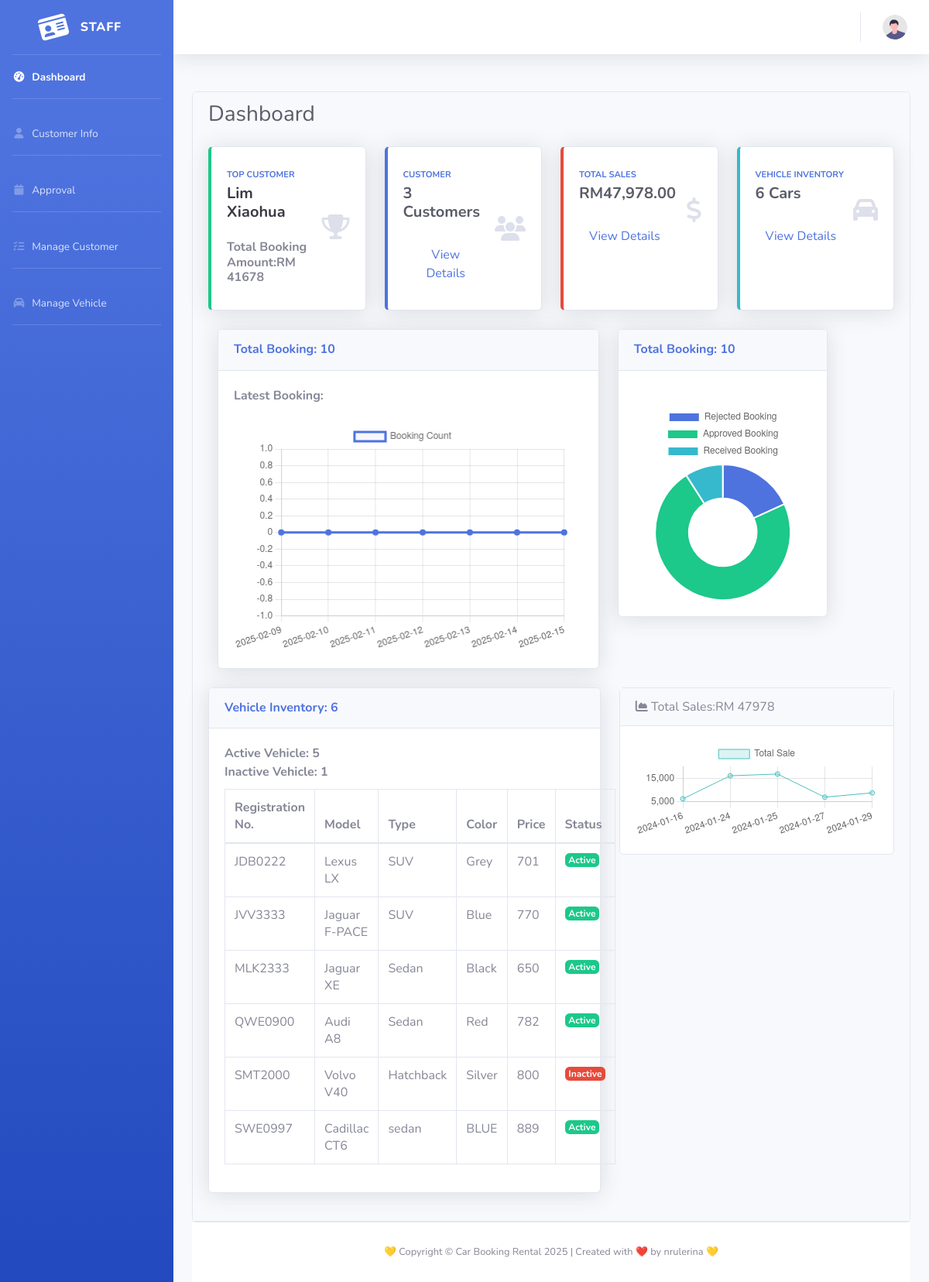
Screenshot of /rental/staffmain.php (signed in) with the database file from the repository.
### tables this page shows
CREATE TABLE `tb_user` (
  `u_ic` varchar(15) NOT NULL,
  `u_pwd` varchar(255) NOT NULL,
  `u_name` varchar(100) NOT NULL,
  `u_phone` varchar(20) NOT NULL,
  `u_email` varchar(50) DEFAULT NULL,
  `u_add` varchar(200) NOT NULL,
  `u_lic` varchar(20) NOT NULL,
  `u_type` int(2) NOT NULL,
  `u_state` int(5) DEFAULT NULL
);

CREATE TABLE `tb_vehicle` (
  `v_req` varchar(10) NOT NULL,
  `v_model` varchar(50) NOT NULL,
  `v_type` varchar(20) NOT NULL,
  `v_color` varchar(20) DEFAULT NULL,
  `v_price` float NOT NULL,
  `v_status` enum('active','inactive') DEFAULT 'active'
);

### rental/staffmain.php (the view, shortened to what the rows shown need)
<?php
include('dbconnect.php');
$sql_user = "SELECT * FROM `tb_user` WHERE `u_type` = '2'";
$result_user = $con->query($sql_user);
$sql_category = "SELECT * FROM `tb_vehicle`";
$result_category = $con->query($sql_category);
$sql_product = "SELECT * FROM `tb_booking`";
$result_product = $con->query($sql_product);
$sql_rejected = "SELECT * FROM `tb_booking` WHERE `b_status` = '3'";
$result_rejected = $con->query($sql_rejected);
$sql_table = "SELECT * FROM tb_vehicle";
$result_table = mysqli_query($con, $sql_table);
$sql_active= "SELECT * FROM `tb_vehicle` WHERE `v_status` = 'active'";
$result_active = $con->query($sql_active);
$sql_inactive= "SELECT * FROM `tb_vehicle` WHERE `v_status` = 'inactive'";
$result_inactive = $con->query($sql_inactive);
$dayData = array();
$dateLabels = array();
for ($i = 0; $i < 7; $i++) {
    $startOfWeek = date('Y-m-d', strtotime('last Sunday'));
    $currentDate = date('Y-m-d', strtotime("$startOfWeek + $i days"));
    $sql_booking_count = "SELECT COUNT(*) AS booking_count FROM `tb_booking`
                          WHERE DATE(b_pdate) = '$currentDate'";
    $result_booking_count = $con->query($sql_booking_count);
    $row_booking_count = $result_booking_count->fetch_assoc();
    $dayData[] = $row_booking_count['booking_count'];
    $dateLabels[] = $currentDate;
}
$dayDataJSON = json_encode($dayData);
$dateLabelsJSON = json_encode($dateLabels);
$sql_approved = "SELECT * FROM `tb_booking` WHERE `b_status` = '1'";
$result_approved = $con->query($sql_approved);
$sql_received = "SELECT COUNT(*) AS received_count FROM `tb_booking` WHERE `b_status` = '1'";
$result_received = $con->query($sql_received);
$count = array(
    'customer' => $result_user->num_rows,
    'vehicle' => $result_category->num_rows,
    'booking' => $result_product->num_rows,
    'rejected' => $result_rejected->num_rows,
    'approved' => $result_approved->num_rows,
    'received' => $result_received->num_rows,
    'active' => $result_active->num_rows,
    'inactive' => $result_inactive->num_rows,
);
$sql = "SELECT b_pdate, SUM(b_total) AS total_sale
        FROM tb_booking
        GROUP BY b_pdate
        ORDER BY b_pdate";
$result = $con->query($sql);
$data = array();
while ($row = $result->fetch_assoc()) {
    $data[] = $row;
}
$data_json = json_encode($data);
?>
<head>
</head>
<body id="page-top">
    <div id="wrapper">
        <?php include 'sidebar2.php'; ?>
        <div id="content-wrapper" class="d-flex flex-column">
            <div id="content">
                <div class="container-fluid">
                    <br>
                    <br>
                     <div class="card card-position">
              <div class="card-header">
                    <div class="d-sm-flex align-items-center justify-content-between mb-4">
                        <h1 class="h3 mb-0 text-gray-800">Dashboard</h1>
                    </div>
                    <div class="row">
<?php
$topCustomerQuery = "
    SELECT
    tb_user.u_ic,
    tb_user.u_name,
    SUM(tb_booking.b_total) AS total_booking_amount
FROM
    tb_booking
JOIN
    tb_user ON tb_booking.b_ic = tb_user.u_ic
WHERE
    tb_booking.b_cond = 'active'
GROUP BY
    tb_user.u_ic, tb_user.u_name
ORDER BY
    total_booking_amount DESC
LIMIT 1;
";
$result = mysqli_query($con, $topCustomerQuery);
if ($result) {
    $topCustomer = mysqli_fetch_assoc($result);
    if ($topCustomer) {
        ?>
        <div class="col-xl-3 col-md-6 mb-4">
            <div class="card border-left-success shadow h-100 py-2">
                <div class="card-body">
                    <div class="row no-gutters align-items-center">
                        <div class="col mr-2">
                            <div class="text-xs font-weight-bold text-primary text-uppercase mb-1">
                                Top Customer
                            </div>
                            <div class="h5 mb-0 font-weight-bold text-gray-900">
                                <?= $topCustomer['u_name'] ?>
                            </div>
                            <br>
                            <div class="h6 mb-0 font-weight-bold text-red-300">
                                Total Booking Amount:RM <?= $topCustomer['total_booking_amount'] ?>
                            </div>
                        </div>
                        <div class="col-auto">
                           <i class="fas fa-trophy fa-2x text-gray-300 "></i>
                        </div>
                    </div>
                </div>
            </div>
        </div>
        <?php
    } else {
        echo "No top customer found.";
    }
} else {
    echo "Error executing query: " . mysqli_error($con);
}
?>
<div class="container">
    <div class="row">
    <div class="row">
    <div class="col-xl-7 col-lg-4">
    <div class="card shadow mb-4">
        <div class="card-body">
            <br>
            <table class="table table-bordered" style="margin-top: 10px;">
                <thead>
                    <tr>
                        <th scope="col">Registration No.</th>
                        <th scope="col">Model</th>
                        <th scope="col">Type</th>
                        <th scope="col">Color</th>
                        <th scope="col">Price</th>
                        <th scope="col">Status</th>
                    </tr>
                </thead>
                <tbody>
                    <?php while ($row = mysqli_fetch_assoc($result_table)) : ?>
                        <tr>
                            <td><?php echo $row['v_req']; ?></td>
                            <td><?php echo $row['v_model']; ?></td>
                            <td><?php echo $row['v_type']; ?></td>
                            <td><?php echo $row['v_color']; ?></td>
                            <td><?php echo $row['v_price']; ?></td>
                            <td>
                                <?php if ($row['v_status'] == 'active') : ?>
                                    <span class="badge badge-success">Active</span>
                                <?php else : ?>
                                    <span class="badge badge-danger">Inactive</span>
                                <?php endif; ?>
                            </td>
                        </tr>
                    <?php endwhile; ?>
                </tbody>
            </table>
        </div>
    </div>
    </div>
</div>
</div>
                    </div>
                </div>
            </div>
        </div>
</body>
<?php include 'footer.php'; ?>
</html>
<script>
var dayData = <?php echo $dayDataJSON; ?>;
var dateLabels = <?php echo $dateLabelsJSON; ?>;
var ctx = document.getElementById("myArea");
var myLineChart = new Chart(ctx, {
    type: 'line',
    data: {
        labels: dateLabels,
        datasets: [{
            label: "Booking Count",
            lineTension: 0.3,
            backgroundColor: "rgba(78, 115, 223, 0.05)",
            borderColor: "rgba(78, 115, 223, 1)",
            pointRadius: 3,
            pointBackgroundColor: "rgba(78, 115, 223, 1)",
            pointBorderColor: "rgba(78, 115, 223, 1)",
            pointHoverRadius: 3,
            pointHoverBackgroundColor: "rgba(78, 115, 223, 1)",
            pointHoverBorderColor: "rgba(78, 115, 223, 1)",
            pointHitRadius: 10,
            pointBorderWidth: 2,
            data: dayData,
        }]
    },
    options: {
        maintainAspectRatio: false,
        layout: {
            padding: {
                left: 10,
                right: 25,
                top: 25,
                bottom: 0
            }
        },
        scales: {
            xAxes: [{
                time: {
                    unit: 'date'
                },
                type: 'time', // Use time scale
                gridLines: {
                    display: false,
                    drawBorder: false
                },
                ticks: {
                    maxTicksLimit: 7,
                    source: 'labels' // Use date labels
                }
            }],
            yAxes: [{
                ticks: {
                    maxTicksLimit: 5,
                    padding: 10,
                    callback: function(value, index, values) {
                        return value;  // Modify this if you want to format the y-axis labels
                    }
                },
                gridLines: {
                    color: "rgb(234, 236, 244)",
                    zeroLineColor: "rgb(234, 236, 244)",
                    drawBorder: false,
                    borderDash: [2],
                    zeroLineBorderDash: [2]
                }
            }],
        },
        legend: {
            display: true,
            position: 'top'  // Modify this if you want to change the legend position
        },
    }
});
</script>
<script>
    // Parse the JSON data obtained from PHP
    var data = <?php echo $data_json; ?>;
    // Extract dates and total sales from the data
    var dates = data.map(function(item) {
        return item.b_pdate;
    });
    var totalSales = data.map(function(item) {
        return item.total_sale;
    });
    // Get the canvas element
    var ctx = document.getElementById('myAreaChart').getContext('2d');
    // Create the area chart
    var myAreaChart = new Chart(ctx, {
        type: 'line',
        data: {
            labels: dates,
            datasets: [{
                label: 'Total Sale',
                data: totalSales,
                backgroundColor: 'rgba(75, 192, 192, 0.2)', // Adjust color as needed
                borderColor: 'rgba(75, 192, 192, 1)', // Adjust color as needed
                borderWidth: 1
            }]
        },
        options: {
            scales: {
                x: [{
                    type: 'category',
                    labels: dates
                }],
                y: [{
                    ticks: {
                        beginAtZero: true
                    }
                }]
            }
        }
    });
</script>
<script>
    var count = <?php echo json_encode($count); ?>;
    var bookingCount = count['booking'];
    var rejectedCount = count['rejected'];
    var approvedCount = count['approved'];
    var receivedCount = count['received'];
    var ctx = document.getElementById("myPie2").getContext('2d');
    var myPieChart = new Chart(ctx, {
        type: 'doughnut',
        data: {
            labels: ['Rejected Booking', 'Approved Booking', 'Received Booking'],
            datasets: [{
                data: [rejectedCount, approvedCount, receivedCount],
                backgroundColor: ['#4e73df', '#1cc88a', '#36b9cc'],
                hoverBackgroundColor: ['#2e59d9', '#17a673', '#2c9faf'],
                hoverBorderColor: "rgba(234, 236, 244, 1)",
            }],
        },
        options: {
            maintainAspectRatio: false,
            tooltips: {
                backgroundColor: "rgb(255,255,255)",
                bodyFontColor: "#858796",
                borderColor: '#dddfeb',
                borderWidth: 1,
                xPadding: 15,
                yPadding: 15,
                displayColors: false,
                caretPadding: 10,
            },
            legend: {
                display: false
            },
            cutoutPercentage: 80,
        },
    });
</script>

### rows the page displays
tb_user: u_name "Lim Xiaohua"
tb_vehicle: v_req "JDB0222", v_model "Lexus LX", v_type "SUV", v_color "Grey", v_price "701", v_status "Active"
tb_vehicle: v_req "JVV3333", v_model "Jaguar F-PACE", v_type "SUV", v_color "Blue", v_price "770", v_status "Active"
tb_vehicle: v_req "MLK2333", v_model "Jaguar XE", v_type "Sedan", v_color "Black", v_price "650", v_status "Active"
tb_vehicle: v_req "QWE0900", v_model "Audi A8", v_type "Sedan", v_color "Red", v_price "782", v_status "Active"
tb_vehicle: v_req "SMT2000", v_model "Volvo V40", v_type "Hatchback", v_color "Silver", v_price "800", v_status "Inactive"
tb_vehicle: v_req "SWE0997", v_model "Cadillac CT6", v_type "sedan", v_color "BLUE", v_price "889", v_status "Active"

### other values shown
$topCustomer['total_booking_amount'] "41678"
$count['customer'] "3"
$totalSales "47,978.00"
$count['vehicle'] "6"
$count['booking'] "10"
$count['active'] "5"
$count['inactive'] "1"
$total_sale "47978"
chart data {{ $dayDataJSON }} ["0","0","0","0","0","0","0"]
chart data {{ $dateLabelsJSON }} ["2025-02-09","2025-02-10","2025-02-11","2025-02-12","2025-02-13","2025-02-14","2025-02-15"]
